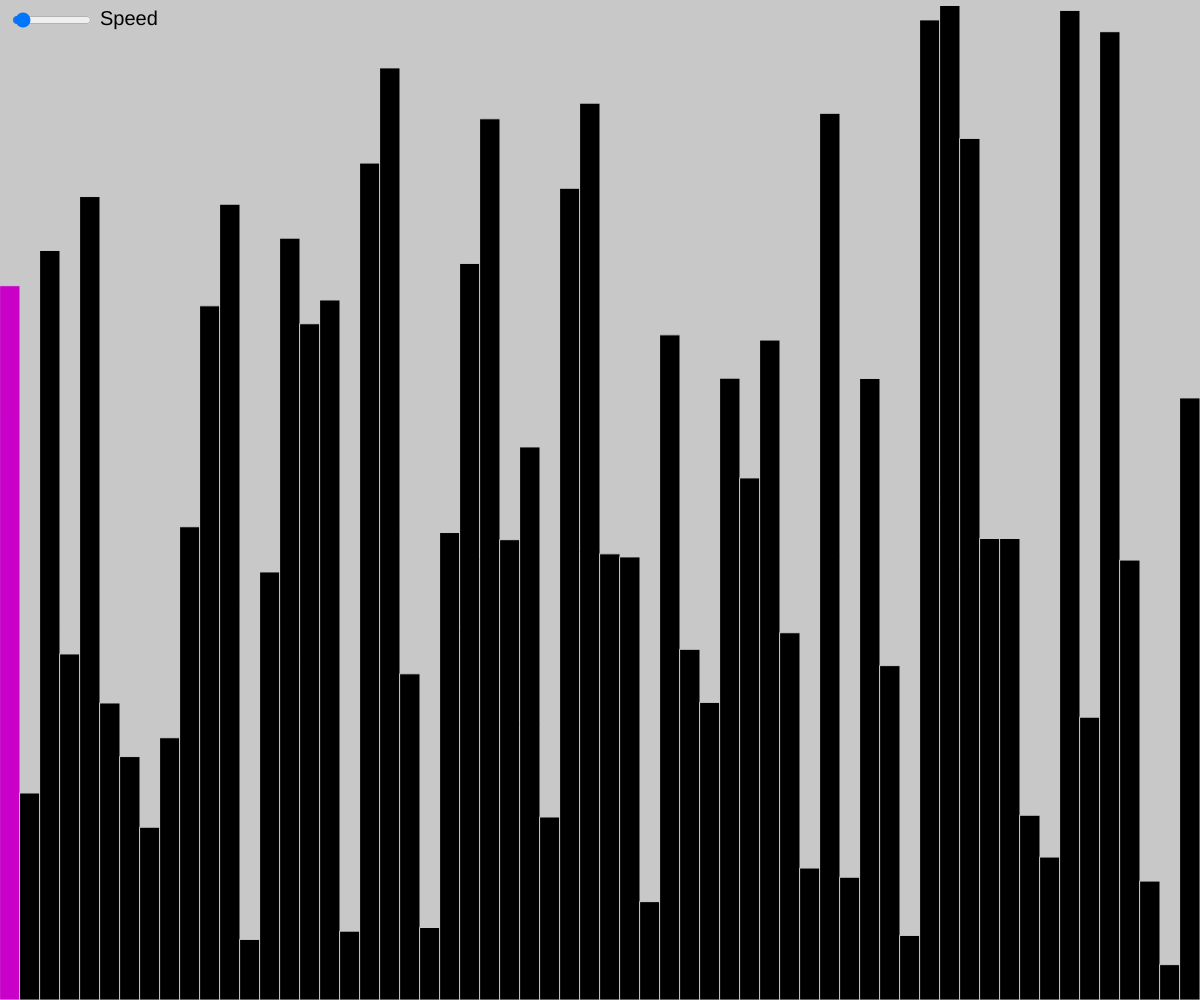
Frame 1 (no input)
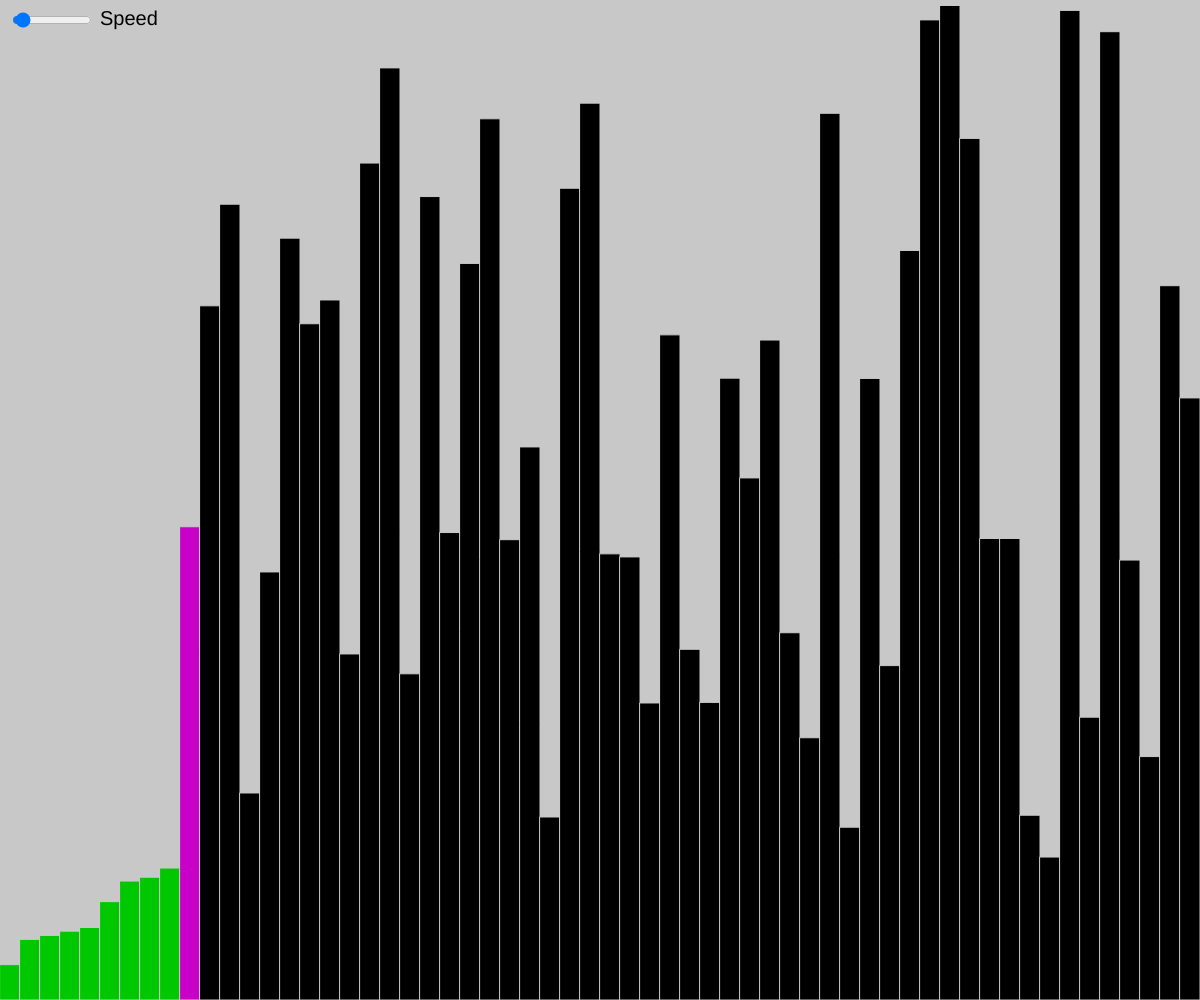
Frame 60 (no input)
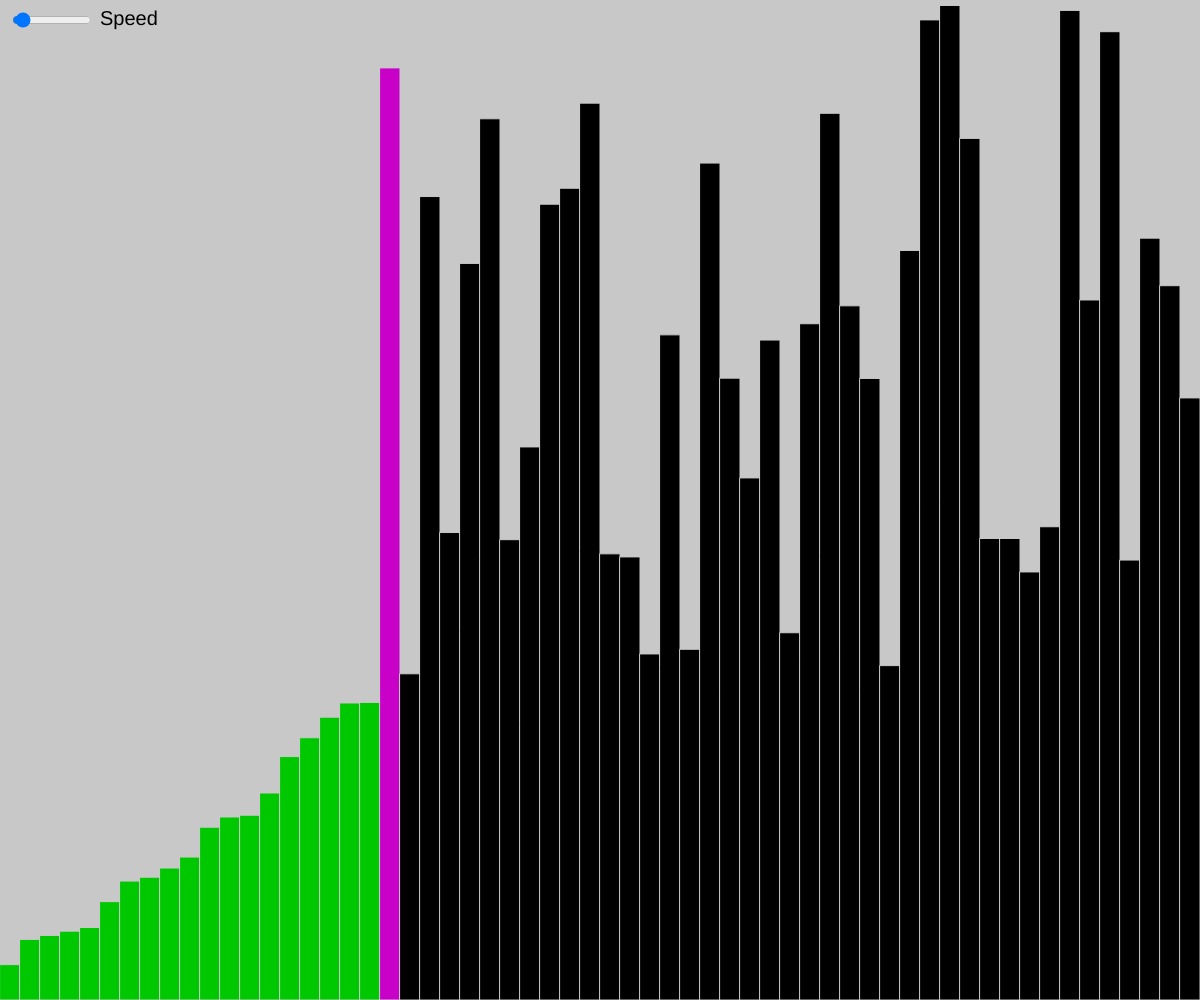
Frame 120 (the mouse pressed at the canvas centre since frame 60)

The p5.js sketch that drew these frames (run headless with seeded random() and noise() and a simulated clock; from frame 60 on, the mouse is pressed at the canvas centre):

// p5.js sketch
// ── sketch.js
let array=[];
let w=20;
let states=[];



function setup() {
  createCanvas(innerWidth,innerHeight);


   slider = createSlider(0, 200,10);
  slider.position(10, 10);
   slider.style('width', '80px');

  array= new Array(floor(width/w));
  for(let i=0;i<array.length;i++)
    array[i]=random(height) , states[i]=-1;
   selectionSort(array,0,array.length);
}

async function  selectionSort(arr,s, e){
  
    for( let i=0;i<e-1;i++){
     let temp=arr[i];
      let tempi=i;
      states[tempi]=1;
      for(let j=i+1;j<e;j++)
        {
          if(arr[j]<temp)
            states[j]=1 ,temp=arr[j] ,tempi=j ,states[tempi]=2 ;  
            
        }
      await swap(arr,i,tempi);
      states[i]=0
    }
  return arr;
}

async function swap(arr,a,b)
{
  await sleep(200-slider.value());
  var temp=arr[a];
  arr[a]=arr[b];
  arr[b]=temp;
}
async function sleep(milisec)
{
  return new Promise(resolve=>setTimeout(resolve,milisec));
}


function draw() {
            background(200);
            fill(0);
            textSize(20);
            text('Speed', 100, 25);
            
            for(let i = 0; i < array.length; i++) {
                stroke(200);
                fill(0);
                  
                if(states[i] == 0) {
                    
                    fill(0, 200, 0);
                }
                else if (states[i] == 1) {
                      
                    fill(200,0,200);
                }
                else {
                    fill(0);
                }
                rect(i*w, height - array[i], w, array[i]);
            }
        }
           
       
